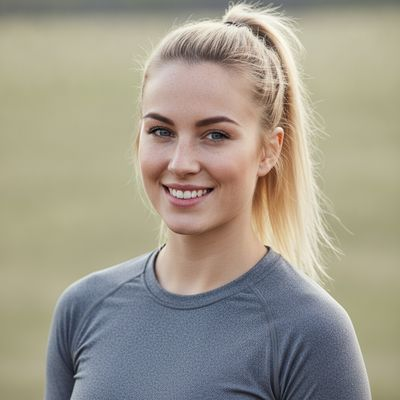
#> input picture assets/actors/ava.jpg, 400 x 400 px
$ python -i make_situation_thumbnail.py   (imports and definitions only)   (older library calls are emulated)
#> lines starting #> are read from the running program, lines starting #| are printed output that depends on the picture
#> further down, picture is the input picture: shape (400, 400, 3); mean B, G, R 139.5, 154.5, 160.5
#!/usr/bin/env python3
"""Picker thumbnail for a live Talking Actor: a still frame from their OWN base video (face + a hint of the
real situation — kitchen counter, car interior, bedroom), not the isolated studio-style persona photo.

Why a separate file: assets/actors/{id}.jpg is also the reference photo fed into Image Ad's actor-compositing
calls (AdCreationForm's actor picker, the home page's Product and Show Your App actor pickers) — those want a
clean, plain-background portrait, so they keep using assets/actors/{id}.jpg unchanged. This script writes
assets/actors/{id}_situation.jpg instead, which ImageActorOut.situation_preview_base64 serves ONLY to the
Talking Actors pickers.

Picks the first candidate (after --after seconds) where a face AND both eyes are detected (eyes-open proxy),
scored by eye size (bigger = more open/closer) minus a motion-blur penalty (Laplacian variance, higher = sharper).

  python3 scripts/make_situation_thumbnail.py --actor maya --video actors_v2_approved_base_videos/kitchen/final_base_video.mp4
  add --at 4.2 to force one exact timestamp instead of auto-picking
"""
import argparse, os, cv2, numpy as np

FACE = cv2.CascadeClassifier(cv2.data.haarcascades + "haarcascade_frontalface_default.xml")
EYE = cv2.CascadeClassifier(cv2.data.haarcascades + "haarcascade_eye.xml")
ROOT = os.path.dirname(os.path.dirname(os.path.abspath(__file__)))

def score_frame(frame):
    g = cv2.cvtColor(frame, cv2.COLOR_BGR2GRAY)
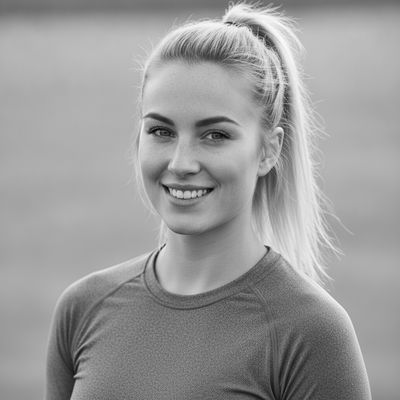
#> g: shape (400, 400); min 0, max 252, mean 154.5
    faces = FACE.detectMultiScale(g, 1.1, 5, minSize=(60, 60))
#> faces = [[107, 71, 158, 158]]
    if not len(faces):
        return None
    x, y, w, h = max(faces, key=lambda r: r[2] * r[3])
#> x = 107; y = 71; w = 158; h = 158
    roi = g[y + int(h * .12): y + int(h * .58), x: x + w]
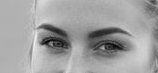
#> roi: shape (73, 158); min 0, max 240, mean 160.7
    eyes = EYE.detectMultiScale(roi, 1.08, 6, minSize=(max(10, w // 9), max(10, w // 9)))
#> eyes = [[33, 22, 40, 40], [86, 29, 36, 36]]
    if len(eyes) < 2:
        return None
    sharp = cv2.Laplacian(g[y:y + h, x:x + w], cv2.CV_64F).var()
#> sharp = 260.4
    eye_area = sum(e[2] * e[3] for e in eyes)
#> eye_area = 2896
    return (eye_area * 0.5 + sharp * 0.02), (x, y, w, h)

# [49 lines left out: function main, not called in this run]

# [2 lines not run here, left out]

>>> import cv2
>>> picture = cv2.imread('../assets/actors/ava.jpg')
>>> result = score_frame(picture)
#> result = (1453.2, (107, 71, 158, 158))

$ run again, on assets/actors/diego.jpg
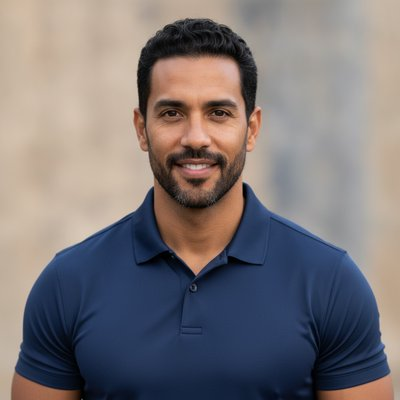
#> input picture assets/actors/diego.jpg, 400 x 400 px
#> picture is the input picture: shape (400, 400, 3); mean B, G, R 118.9, 117.3, 123.4
#> in score_frame, `g = cv2.cvtColor(frame, cv2.COLOR_BGR2GRAY)`:
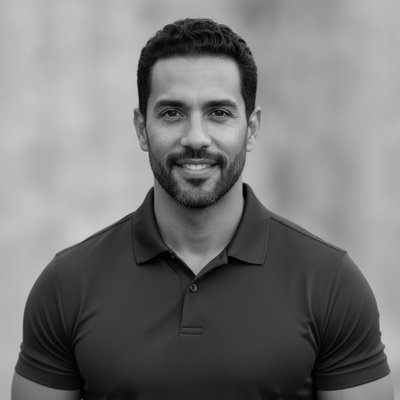
#> g: shape (400, 400); min 0, max 213, mean 119.3
#> faces = [[122, 56, 145, 145]]
#> x = 122; y = 56; w = 145
#> in score_frame, `roi = g[y + int(h * .12): y + int(h * .58), x: x + w]`:
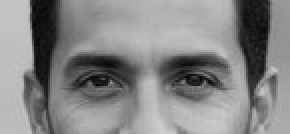
#> roi: shape (67, 145) (shown 2 times larger); min 5, max 208, mean 133.3
#> eyes = [[79, 24, 32, 32], [30, 20, 39, 39]]
#> sharp = 423.5
#> eye_area = 2545
#> result = (1281, (122, 56, 145, 145))

$ run again, on assets/actors/elena.jpg
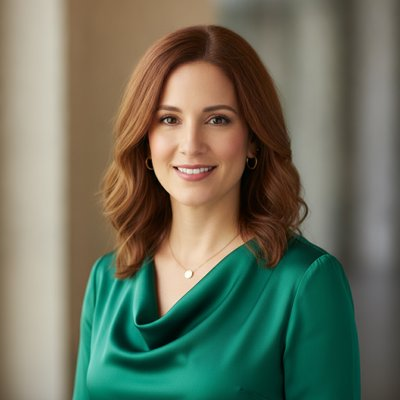
#> input picture assets/actors/elena.jpg, 400 x 400 px
#> picture is the input picture: shape (400, 400, 3); mean B, G, R 94.7, 113.5, 107.2
#> in score_frame, `g = cv2.cvtColor(frame, cv2.COLOR_BGR2GRAY)`:
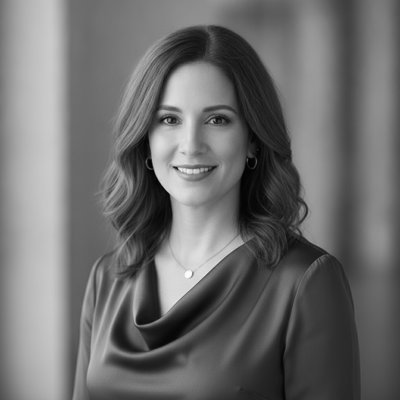
#> g: shape (400, 400); min 0, max 254, mean 109.5
#> faces = [[135, 75, 119, 119]]
#> x = 135; y = 75; w = 119
#> in score_frame, `roi = g[y + int(h * .12): y + int(h * .58), x: x + w]`:
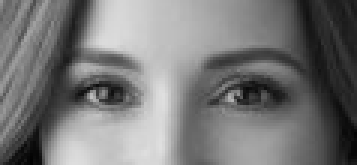
#> roi: shape (55, 119) (shown 3 times larger); min 2, max 223, mean 119
#> eyes = [[20, 16, 30, 30], [67, 16, 29, 29]]
#> sharp = 494.6
#> eye_area = 1741
#> result = (880.4, (135, 75, 119, 119))

$ run again, on assets/actors/ethan.jpg
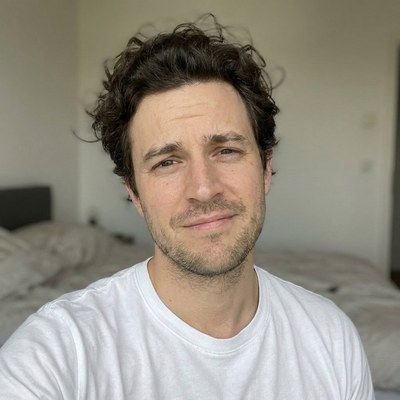
#> input picture assets/actors/ethan.jpg, 400 x 400 px
#> picture is the input picture: shape (400, 400, 3); mean B, G, R 129, 141.4, 148.2
#> in score_frame, `g = cv2.cvtColor(frame, cv2.COLOR_BGR2GRAY)`:
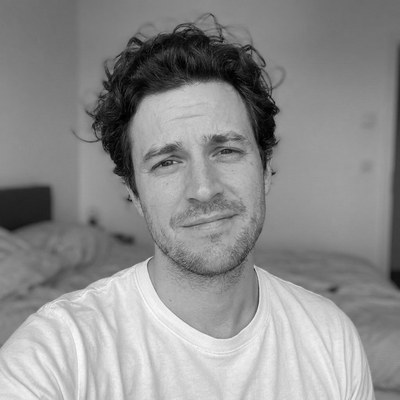
#> g: shape (400, 400); min 0, max 252, mean 142
#> faces = [[116, 90, 166, 166]]
#> x = 116; y = 90; w = 166
#> in score_frame, `roi = g[y + int(h * .12): y + int(h * .58), x: x + w]`:
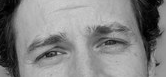
#> roi: shape (77, 166); min 0, max 210, mean 132.2
#> eyes = [[24, 24, 49, 49]]
